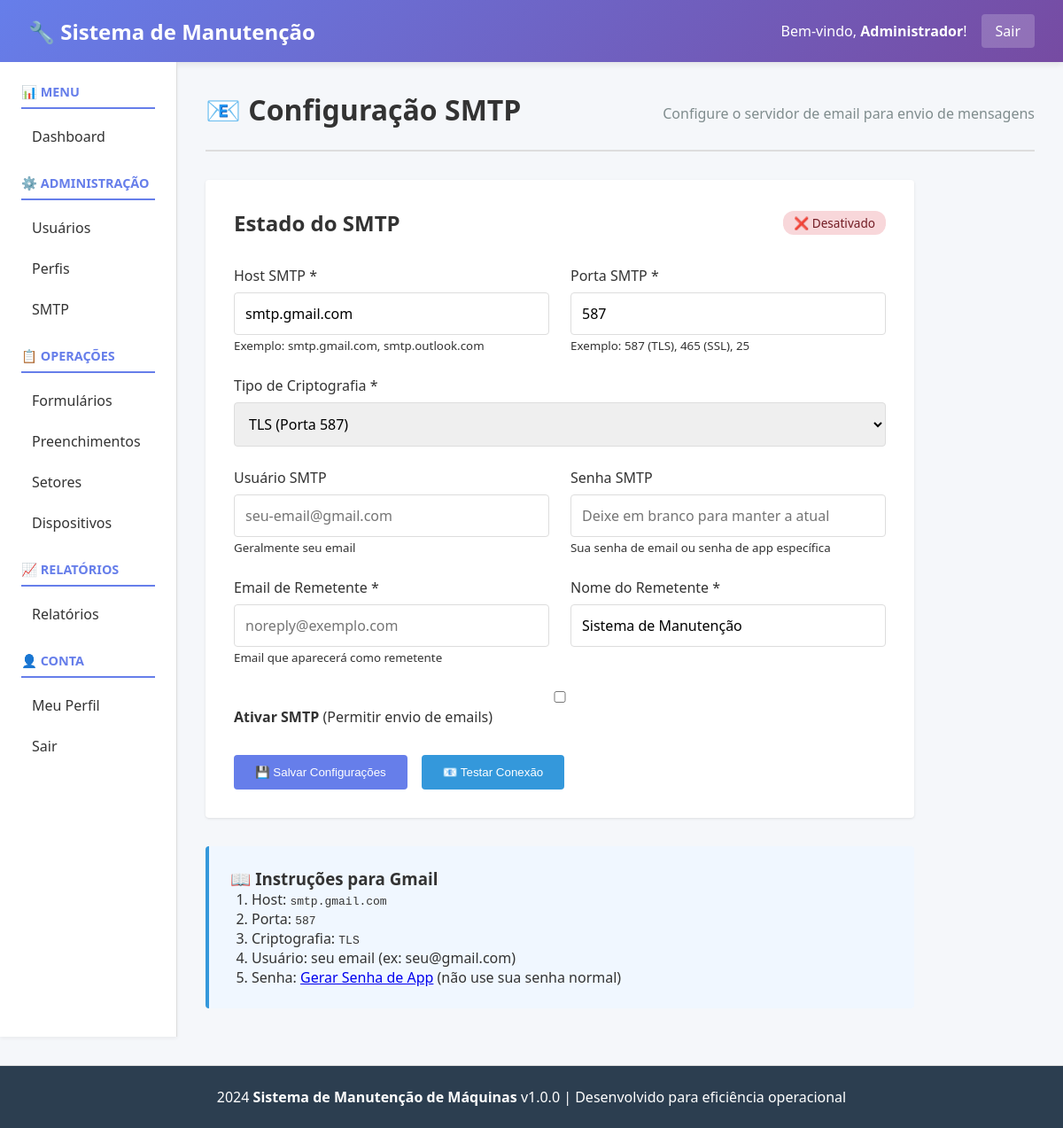
The app's page /public/index.php?page=smtp (signed in) with its own data.
### tables this page shows
CREATE TABLE `users` (
  `id` int(11) NOT NULL,
  `username` varchar(100) NOT NULL,
  `email` varchar(100) NOT NULL,
  `password_hash` varchar(255) NOT NULL,
  `full_name` varchar(200) NOT NULL,
  `auth_type` enum('local','ldap') DEFAULT 'local',
  `profile_id` int(11) DEFAULT NULL,
  `status` enum('active','inactive') DEFAULT 'active',
  `last_login` datetime DEFAULT NULL,
  `created_at` datetime DEFAULT current_timestamp(),
  `updated_at` datetime DEFAULT current_timestamp() ON UPDATE current_timestamp()
);

CREATE TABLE `smtp_config` (
  `id` int(11) NOT NULL,
  `smtp_host` varchar(255) NOT NULL,
  `smtp_port` int(11) NOT NULL,
  `smtp_username` varchar(255) DEFAULT NULL,
  `smtp_password` varchar(255) DEFAULT NULL,
  `smtp_encryption` enum('tls','ssl','none') DEFAULT 'tls',
  `from_email` varchar(255) NOT NULL,
  `from_name` varchar(255) DEFAULT NULL,
  `is_enabled` tinyint(1) DEFAULT 0,
  `is_active` tinyint(1) DEFAULT 0,
  `auth_type` enum('basic','oauth') DEFAULT 'basic',
  `oauth_token` varchar(500) DEFAULT NULL,
  `oauth_refresh_token` varchar(500) DEFAULT NULL,
  `oauth_expires_at` datetime DEFAULT NULL,
  `created_at` datetime DEFAULT current_timestamp(),
  `updated_at` datetime DEFAULT current_timestamp() ON UPDATE current_timestamp()
);

### controllers/SMTPController.php (called while the page is built, shortened)
<?php
class SMTPController
{
    private $db;
    public function __construct()
    {
        $this->db = Database::getInstance();
    }
    public function index()
    {
        try {
            $config = $this->db->fetch("SELECT * FROM smtp_config LIMIT 1");
            include __DIR__ . '/../views/smtp/index.php';
        } catch (\Exception $e) {
            echo "Erro: " . $e->getMessage();
        }
    }
}

### config/Database.php (called while the page is built, shortened)
<?php
class Database
{
    private static $instance = null;
    private $connection;
    private $host = 'localhost';
    private $db_name = 'manutencao_db';
    private $username = 'root';
    private $password = '';
    private $charset = 'utf8mb4';
    private function __construct()
    {
        try {
            $dsn = "mysql:host=" . $this->host . ";dbname=" . $this->db_name . ";charset=" . $this->charset;
            $this->connection = new \PDO(
                $dsn,
                $this->username,
                $this->password,
                array(
                    \PDO::ATTR_ERRMODE => \PDO::ERRMODE_EXCEPTION,
                    \PDO::ATTR_DEFAULT_FETCH_MODE => \PDO::FETCH_ASSOC,
                    \PDO::ATTR_EMULATE_PREPARES => false
                )
            );
        } catch (\PDOException $e) {
            die("Erro de conexão com banco de dados: " . $e->getMessage());
        }
    }
    public static function getInstance()
    {
        if (self::$instance === null) {
            self::$instance = new self();
        }
        return self::$instance;
    }
    public function fetch($sql, $params = [])
    {
        try {
            $stmt = $this->connection->prepare($sql);
            $stmt->execute($params);
            return $stmt->fetch();
        } catch (\PDOException $e) {
            throw new \Exception("Erro ao buscar registro: " . $e->getMessage());
        }
    }
}

### core/Auth.php (called while the page is built, shortened)
<?php
class Auth
{
    private $db;
    private $user = null;
    public function __construct()
    {
        $this->db = Database::getInstance();
    }
    public function isLoggedIn()
    {
        return isset($_SESSION['user_id']) && !empty($_SESSION['user_id']);
    }
    public function getCurrentUser()
    {
        if ($this->user === null) {
            $this->user = $this->db->fetch(
                "SELECT * FROM users WHERE id = :id",
                [':id' => $_SESSION['user_id']]
            );
        }
        return $this->user;
    }
}

### views/smtp/index.php (the view, shortened to what this page needs)
<?php include __DIR__ . '/../header.php'; ?>
<div class="page-header">
    <h1>📧 Configuração SMTP</h1>
    <p>Configure o servidor de email para envio de mensagens</p>
</div>
<?php if ($config): ?>
    <div style="max-width: 800px;">
        <div style="background: white; padding: 2rem; border-radius: 4px; box-shadow: 0 1px 3px rgba(0,0,0,0.1); margin-bottom: 2rem;">
            <div style="display: flex; justify-content: space-between; align-items: center; margin-bottom: 2rem;">
                <h2>Estado do SMTP</h2>
                <div>
                    <?php if ($config['is_enabled']): ?>
                        <span class="badge badge-success">✅ Ativado</span>
                    <?php else: ?>
                        <span class="badge badge-danger">❌ Desativado</span>
                    <?php endif; ?>
                </div>
            </div>
            <form method="POST" action="index.php?page=smtp&action=edit">
                <div style="display: grid; grid-template-columns: 1fr 1fr; gap: 1.5rem;">
                    <div class="form-group">
                        <label for="smtp_host">Host SMTP *</label>
                        <input type="text" id="smtp_host" name="smtp_host"
                               value="<?php echo htmlspecialchars($config['smtp_host'] ?? ''); ?>"
                               placeholder="smtp.gmail.com" required>
                        <small>Exemplo: smtp.gmail.com, smtp.outlook.com</small>
                    </div>
                    <div class="form-group">
                        <label for="smtp_port">Porta SMTP *</label>
                        <input type="number" id="smtp_port" name="smtp_port"
                               value="<?php echo intval($config['smtp_port'] ?? 587); ?>"
                               placeholder="587" required>
                        <small>Exemplo: 587 (TLS), 465 (SSL), 25</small>
                    </div>
                </div>
                <div class="form-group">
                    <label for="smtp_encryption">Tipo de Criptografia *</label>
                    <select id="smtp_encryption" name="smtp_encryption" required>
                        <option value="tls" <?php echo ($config['smtp_encryption'] === 'tls') ? 'selected' : ''; ?>>TLS (Porta 587)</option>
                    </select>
                </div>
                <div style="display: grid; grid-template-columns: 1fr 1fr; gap: 1.5rem;">
                    <div class="form-group">
                        <label for="smtp_username">Usuário SMTP</label>
                        <input type="text" id="smtp_username" name="smtp_username"
                               value="<?php echo htmlspecialchars($config['smtp_username'] ?? ''); ?>"
                               placeholder="seu-email@gmail.com">
                        <small>Geralmente seu email</small>
                    </div>
                    <div class="form-group">
                        <label for="smtp_password">Senha SMTP</label>
                        <input type="password" id="smtp_password" name="smtp_password"
                               placeholder="Deixe em branco para manter a atual">
                        <small>Sua senha de email ou senha de app específica</small>
                    </div>
                </div>
                <div style="display: grid; grid-template-columns: 1fr 1fr; gap: 1.5rem;">
                    <div class="form-group">
                        <label for="from_email">Email de Remetente *</label>
                        <input type="email" id="from_email" name="from_email"
                               value="<?php echo htmlspecialchars($config['from_email'] ?? ''); ?>"
                               placeholder="noreply@exemplo.com" required>
                        <small>Email que aparecerá como remetente</small>
                    </div>
                    <div class="form-group">
                        <label for="from_name">Nome do Remetente *</label>
                        <input type="text" id="from_name" name="from_name"
                               value="<?php echo htmlspecialchars($config['from_name'] ?? ''); ?>"
                               placeholder="Sistema de Manutenção" required>
                    </div>
                </div>
                <div class="form-group">
                    <label>
                        <input type="checkbox" name="is_enabled"
                               <?php echo $config['is_enabled'] ? 'checked' : ''; ?>>
                        <strong>Ativar SMTP</strong> (Permitir envio de emails)
                    </label>
                </div>
                <div style="display: flex; gap: 1rem; margin-top: 2rem;">
                    <button type="submit" class="btn">💾 Salvar Configurações</button>
                    <button type="button" class="btn" style="background: #3498db;" onclick="testarSMTP()">📧 Testar Conexão</button>
                </div>
            </form>
        </div>
        <div style="background: #f0f7ff; padding: 1.5rem; border-radius: 4px; border-left: 4px solid #3498db;">
            <h3>📖 Instruções para Gmail</h3>
            <ol style="margin-left: 1.5rem;">
                <li>Host: <code>smtp.gmail.com</code></li>
                <li>Porta: <code>587</code></li>
                <li>Criptografia: <code>TLS</code></li>
                <li>Usuário: seu email (ex: seu@gmail.com)</li>
                <li>Senha:
                    <a href="https://myaccount.google.com/apppasswords" target="_blank">Gerar Senha de App</a>
                    (não use sua senha normal)
                </li>
            </ol>
        </div>
    </div>
<?php endif; ?>
<?php include __DIR__ . '/../footer.php'; ?>

### views/header.php (shortened to what this page needs)
<?php
$auth = new \Core\Auth();
$user_atual = $auth->getCurrentUser();
?>
<!DOCTYPE html>
<html lang="pt-BR">
<head>
</head>
<body>
    <div class="navbar">
        <h1>🔧 Sistema de Manutenção</h1>
        <div class="navbar-user">
            <span>Bem-vindo, <strong><?php echo htmlspecialchars($user_atual['full_name'] ?? $user_atual['username']); ?></strong>!</span>
            <a href="index.php?page=logout">Sair</a>
        </div>
    </div>
    <div class="container">
        <div class="sidebar">
            <h3>📊 MENU</h3>
            <ul>
                <li><a href="index.php?page=dashboard">Dashboard</a></li>
            </ul>
            <h3>⚙️ ADMINISTRAÇÃO</h3>
            <ul>
                <li><a href="index.php?page=users">Usuários</a></li>
                <li><a href="index.php?page=profiles">Perfis</a></li>
                <li><a href="index.php?page=smtp">SMTP</a></li>
            </ul>
            <h3>📋 OPERAÇÕES</h3>
            <ul>
                <li><a href="index.php?page=forms">Formulários</a></li>
                <li><a href="index.php?page=submissions">Preenchimentos</a></li>
                <li><a href="index.php?page=sectors">Setores</a></li>
                <li><a href="index.php?page=devices">Dispositivos</a></li>
            </ul>
            <h3>📈 RELATÓRIOS</h3>
            <ul>
                <li><a href="index.php?page=reports">Relatórios</a></li>
            </ul>
            <h3>👤 CONTA</h3>
            <ul>
                <li><a href="index.php?page=profile">Meu Perfil</a></li>
                <li><a href="index.php?page=logout">Sair</a></li>
            </ul>
        </div>
        <div class="content">

### views/header.php (style rules this page uses)
* { margin: 0; padding: 0; box-sizing: border-box; }
body { font-family: 'Segoe UI', Tahoma, Geneva, Verdana, sans-serif; background: #f5f7fa; color: #333; }
.navbar { background: linear-gradient(135deg, #667eea 0%, #764ba2 100%); color: white; padding: 1rem 2rem; display: flex; justify-content: space-between; align-items: center; box-shadow: 0 2px 8px rgba(0,0,0,0.1); }
.navbar h1 { font-size: 1.5rem; margin: 0; }
.navbar-user { display: flex; align-items: center; gap: 1rem; }
.navbar-user a { color: white; text-decoration: none; padding: 0.5rem 1rem; background: rgba(255,255,255,0.2); border-radius: 4px; transition: background 0.3s; }
.container { display: grid; grid-template-columns: 200px 1fr; min-height: calc(100vh - 80px); }
.sidebar { background: white; padding: 1.5rem; border-right: 1px solid #ddd; box-shadow: 0 2px 4px rgba(0,0,0,0.05); overflow-y: auto; }
.sidebar h3 { color: #667eea; font-size: 0.9rem; text-transform: uppercase; margin-top: 1.5rem; margin-bottom: 0.75rem; border-bottom: 2px solid #667eea; padding-bottom: 0.5rem; }
.sidebar h3:first-child { margin-top: 0; }
.sidebar ul { list-style: none; }
.sidebar ul li { margin: 0.5rem 0; }
.sidebar ul li a { color: #333; text-decoration: none; padding: 0.5rem 0.75rem; border-radius: 4px; display: block; transition: background 0.3s, color 0.3s; }
.content { padding: 2rem; overflow-y: auto; }
.page-header { display: flex; justify-content: space-between; align-items: center; margin-bottom: 2rem; padding-bottom: 1.5rem; border-bottom: 2px solid #ddd; }
.page-header h1 { font-size: 2rem; color: #333; }
.page-header p { color: #7f8c8d; margin: 0.5rem 0 0 0; }
.btn { background: #667eea; color: white; padding: 0.75rem 1.5rem; border: none; border-radius: 4px; cursor: pointer; text-decoration: none; display: inline-block; transition: background 0.3s; }
.form-group { margin-bottom: 1.5rem; }
.form-group label { display: block; margin-bottom: 0.5rem; font-weight: 500; color: #333; }
.form-group input, .form-group textarea, .form-group select { width: 100%; padding: 0.75rem; border: 1px solid #ddd; border-radius: 4px; font-size: 1rem; font-family: inherit; }
.badge { display: inline-block; padding: 0.25rem 0.75rem; border-radius: 12px; font-size: 0.85rem; font-weight: 500; }
.badge-danger { background: #f8d7da; color: #721c24; }

### records on screen
users: full_name "Administrador"
smtp_config: smtp_host "smtp.gmail.com", smtp_port "587", smtp_encryption "TLS (Porta 587)", from_name "Sistema de Manutenção"
